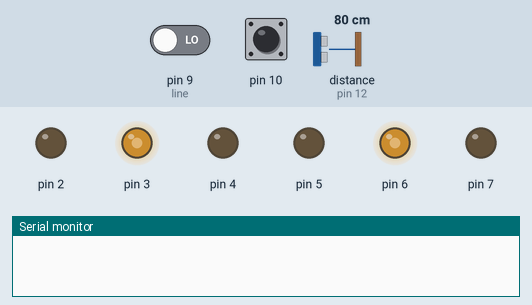
The sketch below on a simulated Arduino Uno, built with avr-gcc and run on an emulated ATmega328P. On the bench: output pins drawn as LEDs (lit = HIGH), the last lines printed to the serial monitor. Dashed ring = blinking. The test bench sets the inputs (shaded band); at power-on: pin 10 HIGH, pin 9 (line) LOW, distance to the obstacle (sensor on pin 12) 80 cm. The echo pulse lasts 58.3 µs per cm; pins used as bus, display or sensor lines are not drawn.

Above: at 0.8 s.
0.9 s: pin 10 pulled LOW for 0.15 s
4.0 s: pin 9 (line) driven HIGH
At 6.7 s:
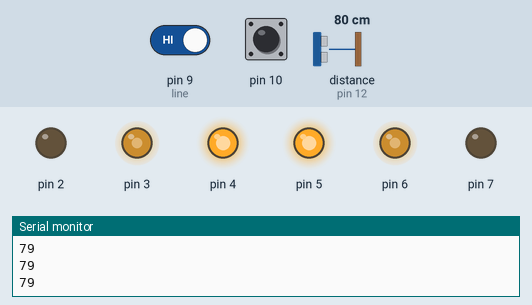
7.0 s: pin 9 (line) driven LOW
At 7.4 s:
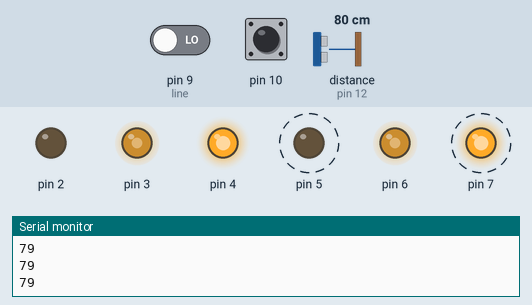
Timing chart, 0 to 16.0 s (numbered marks = the images above; inputs shaded):
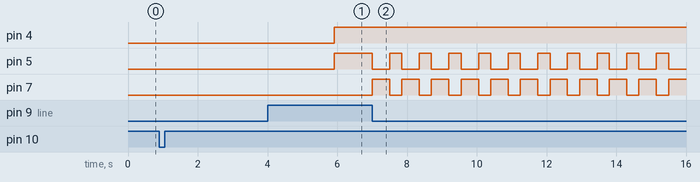

Measured:
- after the input at 0.9 s, every drawn part: stays the same
- after the input at 4.0 s, pin 7: stays LOW (without the input it goes to HIGH after 1.9 s)
- after the input at 7.0 s, pin 5: alternates HIGH for 0.35 s and LOW for 0.50 s, starting at once; pin 7: alternates HIGH for 0.50 s and LOW for 0.35 s, starting at once

The sketch:

_Final_SumoBOT_code.ino
```cpp
//Final SumoBOT code
//Melda Kiziltan and Karalyn Gloor
//TEJ 3MI, Semester 2, 2018

//Establishing Variables for motor control
const int x = 500;

//Line detection
const int line = 9;

//Sonar
// defines pins numbers
const int trigPin = 13;
const int echoPin = 12;

// defines variables
long duration;
int distance;

void wait(){
  //Push button
  while (1 == 1) {
  digitalRead(10);
    if (digitalRead(10) == LOW){
      delay(5);
      if (digitalRead(10) == LOW){
        delay(5000);
        break;}
        }
    }
}

void setup() {
  // put your setup code here, to run once:
  //Motor 1
    pinMode(2, OUTPUT);
    pinMode(3, OUTPUT);
    analogWrite (3, 140);
    pinMode(4, OUTPUT);
  //Motor 2
    pinMode(5, OUTPUT);
    pinMode(6, OUTPUT);
    analogWrite (6, 140);
    pinMode(7, OUTPUT);

  //Sonar setup
    pinMode(trigPin, OUTPUT);
    digitalWrite (trigPin, LOW);
    pinMode(echoPin, INPUT);
    Serial.begin(9600);

  //line sensor
    pinMode(line, INPUT);

  // Push Button
    pinMode (10, INPUT);
    digitalWrite (10, HIGH);
    wait();

}

int sonar(){
//Sonar loop code

  // Clears the trigPin
    digitalWrite(trigPin, LOW);
    delayMicroseconds(2);

  // Sets the trigPin on HIGH state for 10 micro seconds
    digitalWrite(trigPin, HIGH);
    delayMicroseconds(10);
    digitalWrite(trigPin, LOW);

  // Reads the echoPin, returns the sound wave travel time in microseconds
    duration = pulseIn(echoPin, HIGH);

  // Calculating the distance
    distance= duration*0.034/2;

    Serial.print(distance);
    Serial.println();

    return distance;
}

void bck(){
  digitalWrite (2, LOW);
  digitalWrite (4, HIGH);
  digitalWrite (5, LOW);
  digitalWrite (7, HIGH);
  }

  void fwd(){
  digitalWrite (2, HIGH);
  digitalWrite (4, LOW);
  digitalWrite (5, HIGH);
  digitalWrite (7, LOW);
  }

  void hcw(){
  digitalWrite (2, LOW);
  digitalWrite (4, HIGH);
  digitalWrite (5, HIGH);
  digitalWrite (7, LOW);
  }

  void hccw(){
  digitalWrite (2, HIGH);
  digitalWrite (4, LOW);
  digitalWrite (5, LOW);
  digitalWrite (7, HIGH);
  }


void loop() {
  // put your main code here, to run repeatedly:

  if (digitalRead(line)== LOW){
    bck();
    delay(500);
    hcw();
    delay(350);
    }else if(sonar()<= 40){
      fwd();}
      else{
        hcw();
        }
}
```
